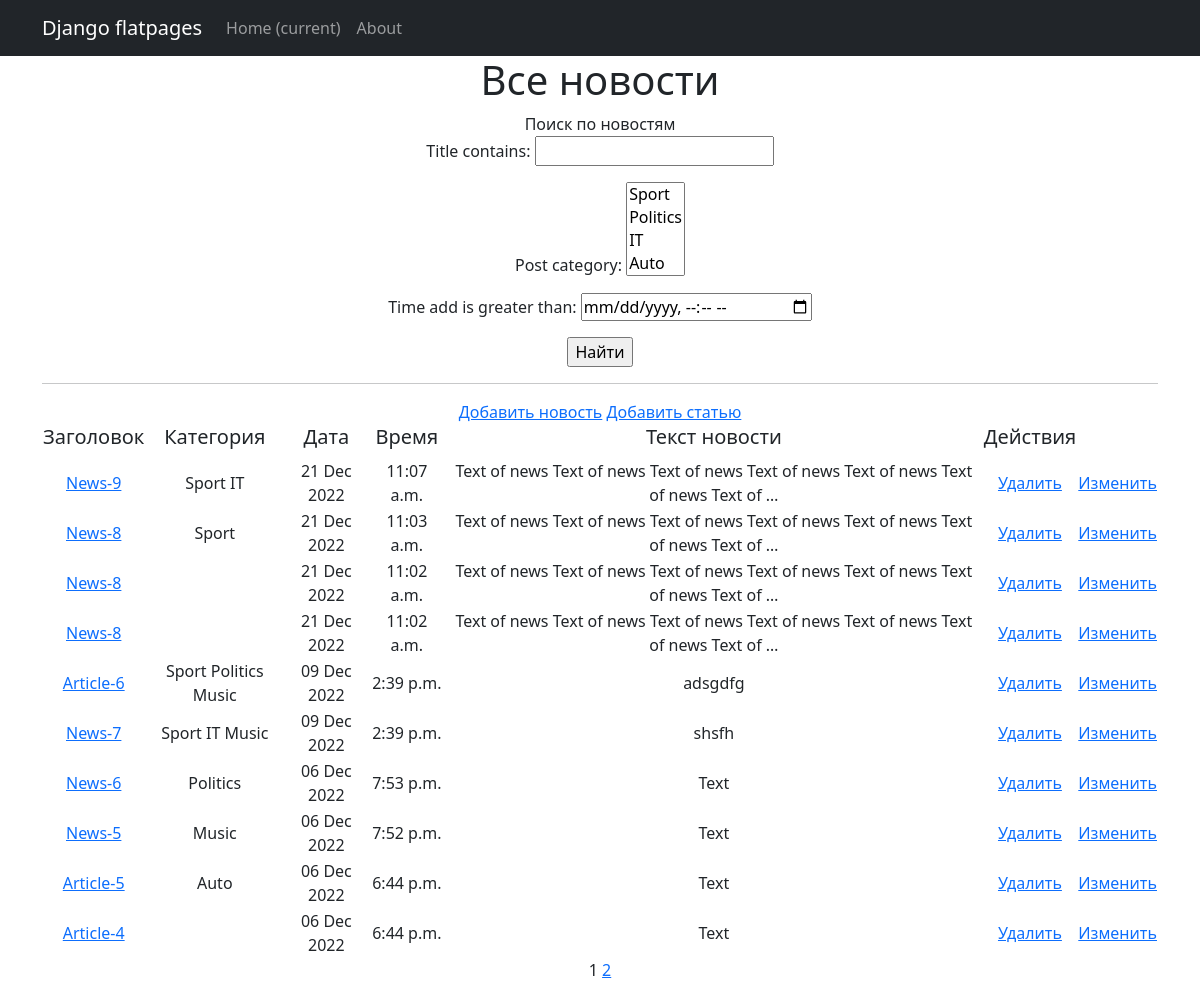
Screenshot of /news/ (signed in) with the database file from the repository.
### news/models.py (models this page shows, shortened)
class Post(models.Model):
    authorP = models.ForeignKey(Author, on_delete=models.CASCADE)
    articles = "AR"
    news = "NW"
    CATEGORY_TYPES = [
        (articles, 'Статья'),
        (news, 'Новость')
    ]
    category_type = models.CharField(max_length=2, choices=CATEGORY_TYPES, default=news)
    time_add = models.DateTimeField(auto_now_add=True)
    post_category = models.ManyToManyField(Category, through='PostCategory')
    title = models.CharField(max_length=255)
    text = models.TextField()
    rating = models.IntegerField(default=0)
    def get_absolute_url(self):
        return reverse('news_detail', args=[str(self.id)])

class Category(models.Model):
    name = models.CharField(max_length=127, unique=True)
    subscribers = models.ManyToManyField(User, through='SubscribeCategory')
    def __str__(self):
        return f'{self.name}'

### news/views.py (the view)
# urls.py: path('', NewsList.as_view(), name='news'),
class NewsList(ListView):
    model = Post
    ordering = '-time_add'
    template_name = 'news.html'
    context_object_name = 'news'
    paginate_by = 10
    def get_queryset(self):
        queryset = super().get_queryset()
        self.filterset = PostFilter(self.request.GET, queryset)
        return self.filterset.qs
    def get_context_data(self, **kwargs):
        context = super().get_context_data(**kwargs)
        context['filterset'] = self.filterset
        return context

### news/templatetags/custom_tags.py (called while the page is built)
@register.simple_tag(takes_context=True)
def url_replace(context, **kwargs):
    d = context['request'].GET.copy()
    for k, v in kwargs.items():
        d[k] = v
    return d.urlencode()

### news/templatetags/d36_filters.py (called while the page is built)
@register.filter()
def censor(txt):
    replace_list = ['some', 'news-1']
    if not isinstance(txt, str):
        raise TypeError(f'invalid object type for censorship')
    else:
        for word in txt.split(" "):
            if word.lower() in replace_list:
                txt = txt.replace(word, f'{word[0]}{"*"*(len(word)-2)}{word[-1]}')
    return txt

### templates/news.html (shortened to what this page needs)
{% extends 'flatpages/default.html' %}
{% load d36_filters %}
{% load custom_tags %}
{% block content %}
<h1>Все новости</h1>
<tr> Поиск по новостям</tr>
   <form action="" method="get">
       {{ filterset.form.as_p }}
       <input type="submit" value="Найти" />
   </form>
   <hr>
{% if perms.news.add_post %}
<a href="/news/create/">Добавить новость</a>
<a href="/news/article/create/">Добавить статью</a>
{% endif %}
   {% if news %}
       <table>
           <tr>
               <td><h5>Заголовок</h5></td>
               <td><h5>Категория</h5></td>
               <td><h5>Дата</h5></td>
               <td><h5>Время</h5></td>
               <td><h5>Текст новости</h5></td>
               {% if perms.news.change_post or perms.news.delete_post %}
               <td><h5>  Действия</h5></td>
               {% endif %}
           </tr>
           {% for n in news %}
           <tr>
               <td><a href="{{n.get_absolute_url}}">{{ n.title|censor }}</a></td>
               <td>{% for cat in n.post_category.all %}
                   {{ cat.name }}
               {% endfor %}</td>
               <td>{{ n.time_add|date:'d M Y' }}</td>
               <td>{{ n.time_add|time }}</td>
               <td>{{ n.text|truncatewords:20|censor }}</td>
               {% if perms.news.delete_post %}
                   <td><a href="{{n.get_absolute_url}}/delete">Удалить</a></td>
               {% endif %}
               {% if perms.news.change_post %}
                   <td><a href="{{n.get_absolute_url}}/update">Изменить</a></td>
               {% endif %}
           </tr>
           {% endfor %}
       </table>
   {% else %}
       <h2>Новостей нет!</h2>
   {% endif %}
   {{ page_obj.number }}
   {% if page_obj.has_next %}
       <a href="?{% url_replace page=page_obj.next_page_number %}">{{ page_obj.next_page_number }}</a>
   {% endif %}
{% endblock content %}

### rows the page displays
Post: title|censor "News-9", time_add "21 Dec 2022", time_add "11:07 a.m.", text|censor "Text of news Text of news Text of news Text of news Text of news Text of news Text of …"
Category: name "Sport"
Category: name "IT"
Post: title|censor "News-8", time_add "21 Dec 2022", time_add "11:03 a.m.", text|censor "Text of news Text of news Text of news Text of news Text of news Text of news Text of …"
Post: title|censor "News-8", time_add "21 Dec 2022", time_add "11:02 a.m.", text|censor "Text of news Text of news Text of news Text of news Text of news Text of news Text of …"
Post: title|censor "News-8", time_add "21 Dec 2022", time_add "11:02 a.m.", text|censor "Text of news Text of news Text of news Text of news Text of news Text of news Text of …"
Post: title|censor "Article-6", time_add "09 Dec 2022", time_add "2:39 p.m.", text|censor "adsgdfg"
Category: name "Politics"
Category: name "Music"
Post: title|censor "News-7", time_add "09 Dec 2022", time_add "2:39 p.m.", text|censor "shsfh"
Post: title|censor "News-6", time_add "06 Dec 2022", time_add "7:53 p.m.", text|censor "Text"
Post: title|censor "News-5", time_add "06 Dec 2022", time_add "7:52 p.m.", text|censor "Text"
Post: title|censor "Article-5", time_add "06 Dec 2022", time_add "6:44 p.m.", text|censor "Text"
Category: name "Auto"
Post: title|censor "Article-4", time_add "06 Dec 2022", time_add "6:44 p.m.", text|censor "Text"

### other values shown
{{ page_obj.number }} "1"
{{ page_obj.next_page_number }} "2"
